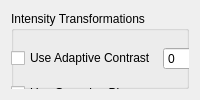
   <widget class="QWidget" name="tab_Vision">
    <attribute name="title">
     <string>Vision</string>
    </attribute>
    <layout class="QGridLayout" name="gridLayout_8">
     <item row="0" column="0">
      <widget class="QGroupBox" name="groupBox_3">
       <property name="title">
        <string>Intensity Transformations</string>
       </property>
       <widget class="QWidget" name="layoutWidget_8">
        <property name="geometry">
         <rect>
          <x>0</x>
          <y>30</y>
          <width>315</width>
          <height>72</height>
         </rect>
        </property>
        <layout class="QVBoxLayout" name="verticalLayout_10">
         <item>
          <layout class="QHBoxLayout" name="horizontalLayout_25">
           <item>
            <widget class="QCheckBox" name="cb_use_adaptContrast_3">
             <property name="text">
              <string>Use Adaptive Contrast</string>
             </property>
            </widget>
           </item>
           <item>
            <widget class="QSpinBox" name="sb_adaptContrKernel_3"/>
           </item>
           <item>
            <widget class="QDoubleSpinBox" name="sb_adaptContrastFactor_3"/>
           </item>
          </layout>
         </item>
         <item>
          <layout class="QHBoxLayout" name="horizontalLayout_26">
           <item>
            <widget class="QCheckBox" name="cb_useBlur_3">
             <property name="text">
              <string>Use Gaussian Blur</string>
             </property>
            </widget>
           </item>
           <item>
            <spacer name="horizontalSpacer_17">
             <property name="orientation">
              <enum>Qt::Horizontal</enum>
             </property>
             <property name="sizeHint" stdset="0">
              <size>
               <width>40</width>
               <height>20</height>
              </size>
             </property>
            </spacer>
           </item>
           <item>
            <widget class="QSpinBox" name="sb_blurMask_3"/>
           </item>
          </layout>
         </item>
        </layout>
       </widget>
       <widget class="QGroupBox" name="groupBox_4">
        <property name="geometry">
         <rect>
          <x>0</x>
          <y>110</y>
          <width>311</width>
          <height>151</height>
         </rect>
        </property>
        <property name="title">
         <string>Segmentation settings</string>
        </property>
        <widget class="QWidget" name="layoutWidget_9">
         <property name="geometry">
          <rect>
           <x>0</x>
           <y>20</y>
           <width>311</width>
           <height>123</height>
          </rect>
         </property>
         <layout class="QVBoxLayout" name="verticalLayout_11">
          <item>
           <layout class="QHBoxLayout" name="horizontalLayout_27">
            <item>
             <widget class="QRadioButton" name="rb_useLight_3">
              <property name="text">
               <string>Light Ob&amp;jects</string>
              </property>
             </widget>
            </item>
            <item>
             <widget class="QRadioButton" name="rb_useDark_3">
              <property name="text">
               <string>Dar&amp;k Object</string>
              </property>
             </widget>
            </item>
           </layout>
          </item>
          <item>
           <widget class="QCheckBox" name="cb_ignoreBorder_3">
            <property name="text">
             <string>Ignore partial border particles</string>
            </property>
           </widget>
          </item>
          <item>
           <widget class="QCheckBox" name="cb_fillHoles_3">
            <property name="text">
             <string>Fill holes</string>
            </property>
           </widget>
          </item>
          <item>
           <layout class="QHBoxLayout" name="horizontalLayout_28">
            <item>
             <widget class="QLabel" name="label_22">
              <property name="text">
               <string>Sigma factor</string>
              </property>
             </widget>
            </item>
            <item>
             <spacer name="horizontalSpacer_18">
              <property name="orientation">
               <enum>Qt::Horizontal</enum>
              </property>
              <property name="sizeHint" stdset="0">
               <size>
                <width>40</width>
                <height>20</height>
               </size>
              </property>
             </spacer>
            </item>
            <item>
             <widget class="QDoubleSpinBox" name="sb_sigmaFactor_3">
              <property name="maximum">
               <double>3.000000000000000</double>
              </property>
              <property name="singleStep">
               <double>0.100000000000000</double>
              </property>
             </widget>
            </item>
           </layout>
          </item>
         </layout>
        </widget>
       </widget>
       <widget class="QGroupBox" name="groupBox_5">
        <property name="geometry">
         <rect>
          <x>0</x>
          <y>260</y>
          <width>311</width>
          <height>121</height>
         </rect>
        </property>
        <property name="title">
         <string>Morphological filter</string>
        </property>
        <widget class="QWidget" name="layoutWidget_10">
         <property name="geometry">
          <rect>
           <x>0</x>
           <y>20</y>
           <width>311</width>
           <height>90</height>
          </rect>
         </property>
         <layout class="QGridLayout" name="gridLayout_9">
          <item row="0" column="0">
           <widget class="QRadioButton" name="rb_useOpen_3">
            <property name="text">
             <string>Open</string>
            </property>
           </widget>
          </item>
          <item row="0" column="1">
           <widget class="QRadioButton" name="rb_useClose_3">
            <property name="text">
             <string>Close</string>
            </property>
           </widget>
          </item>
          <item row="1" column="1">
           <widget class="QRadioButton" name="rb_useDilate_3">
            <property name="text">
             <string>Dilate</string>
            </property>
           </widget>
          </item>
          <item row="1" column="0">
           <widget class="QRadioButton" name="rb_useErode_3">
            <property name="text">
             <string>Erode</string>
            </property>
           </widget>
          </item>
          <item row="2" column="0">
           <widget class="QLabel" name="label_23">
            <property name="text">
             <string>Mask Size</string>
            </property>
           </widget>
          </item>
          <item row="2" column="1">
           <widget class="QSpinBox" name="sb_morphMask_3"/>
          </item>
         </layout>
        </widget>
       </widget>
       <widget class="Line" name="line">
        <property name="geometry">
         <rect>
          <x>310</x>
          <y>20</y>
          <width>20</width>
          <height>351</height>
         </rect>
        </property>
        <property name="orientation">
         <enum>Qt::Vertical</enum>
        </property>
       </widget>
      </widget>
     </item>
    </layout>
   </widget>
